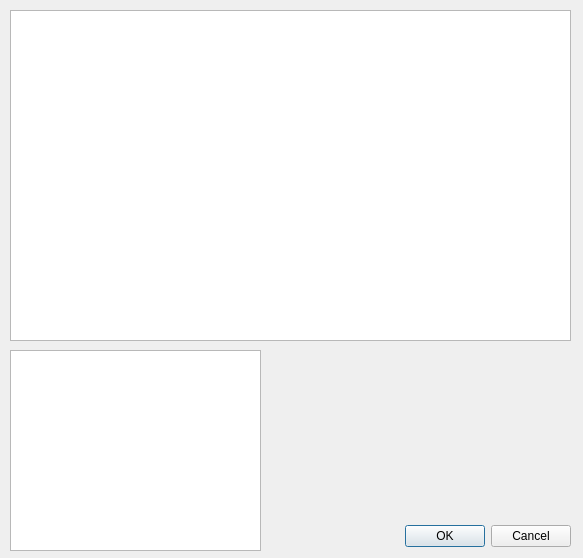
<?xml version="1.0" encoding="UTF-8"?>
<ui version="4.0">
 <class>przepis_polska_2</class>
 <widget class="QDialog" name="przepis_polska_2">
  <property name="geometry">
   <rect>
    <x>0</x>
    <y>0</y>
    <width>583</width>
    <height>558</height>
   </rect>
  </property>
  <property name="minimumSize">
   <size>
    <width>583</width>
    <height>558</height>
   </size>
  </property>
  <property name="maximumSize">
   <size>
    <width>583</width>
    <height>558</height>
   </size>
  </property>
  <property name="windowTitle">
   <string>Schabowy z kością</string>
  </property>
  <property name="styleSheet">
   <string notr="true">background-image: url(:/img/img/1.png);</string>
  </property>
  <widget class="QDialogButtonBox" name="buttonBox">
   <property name="geometry">
    <rect>
     <x>230</x>
     <y>520</y>
     <width>341</width>
     <height>32</height>
    </rect>
   </property>
   <property name="styleSheet">
    <string notr="true">font: 87 12pt &quot;Georgia Pro Cond Black&quot;;
background-image: url(:/img/img/baton.png);</string>
   </property>
   <property name="orientation">
    <enum>Qt::Horizontal</enum>
   </property>
   <property name="standardButtons">
    <set>QDialogButtonBox::Cancel|QDialogButtonBox::Ok</set>
   </property>
  </widget>
  <widget class="QTextBrowser" name="textBrowser">
   <property name="geometry">
    <rect>
     <x>10</x>
     <y>350</y>
     <width>251</width>
     <height>201</height>
    </rect>
   </property>
   <property name="styleSheet">
    <string notr="true">background-image: url(:/img/img/NAZWA.png);</string>
   </property>
   <property name="html">
    <string>&lt;!DOCTYPE HTML PUBLIC &quot;-//W3C//DTD HTML 4.0//EN&quot; &quot;http://www.w3.org/TR/REC-html40/strict.dtd&quot;&gt;
&lt;html&gt;&lt;head&gt;&lt;meta name=&quot;qrichtext&quot; content=&quot;1&quot; /&gt;&lt;style type=&quot;text/css&quot;&gt;
p, li { white-space: pre-wrap; }
&lt;/style&gt;&lt;/head&gt;&lt;body style=&quot; font-family:'MS Shell Dlg 2'; font-size:7.8pt; font-weight:400; font-style:normal;&quot;&gt;
&lt;p style=&quot; margin-top:0px; margin-bottom:0px; margin-left:0px; margin-right:0px; -qt-block-indent:0; text-indent:0px;&quot;&gt;&lt;span style=&quot; font-size:12pt; font-weight:600; color:#ffffff;&quot;&gt;SKŁADNIKI:&lt;/span&gt;&lt;/p&gt;
&lt;p style=&quot; margin-top:0px; margin-bottom:0px; margin-left:0px; margin-right:0px; -qt-block-indent:0; text-indent:0px;&quot;&gt;&lt;span style=&quot; color:#ffffff;&quot;&gt;około 500-600g kotletów schabowych z kością&lt;/span&gt;&lt;/p&gt;
&lt;p style=&quot; margin-top:0px; margin-bottom:0px; margin-left:0px; margin-right:0px; -qt-block-indent:0; text-indent:0px;&quot;&gt;&lt;span style=&quot; color:#ffffff;&quot;&gt;mąka do panierowania&lt;/span&gt;&lt;/p&gt;
&lt;p style=&quot; margin-top:0px; margin-bottom:0px; margin-left:0px; margin-right:0px; -qt-block-indent:0; text-indent:0px;&quot;&gt;&lt;span style=&quot; color:#ffffff;&quot;&gt;bułka tarta do panierowania&lt;/span&gt;&lt;/p&gt;
&lt;p style=&quot; margin-top:0px; margin-bottom:0px; margin-left:0px; margin-right:0px; -qt-block-indent:0; text-indent:0px;&quot;&gt;&lt;span style=&quot; color:#ffffff;&quot;&gt;2-3 jajka do panierowania roztrzepane&lt;/span&gt;&lt;/p&gt;
&lt;p style=&quot; margin-top:0px; margin-bottom:0px; margin-left:0px; margin-right:0px; -qt-block-indent:0; text-indent:0px;&quot;&gt;&lt;span style=&quot; color:#ffffff;&quot;&gt;mleko, plasterki cebuli, 2 ząbki czosnku i gałązka świeżego tymianku do marynowania&lt;/span&gt;&lt;/p&gt;
&lt;p style=&quot; margin-top:0px; margin-bottom:0px; margin-left:0px; margin-right:0px; -qt-block-indent:0; text-indent:0px;&quot;&gt;&lt;span style=&quot; color:#ffffff;&quot;&gt;sól i pieprz do smaku&lt;/span&gt;&lt;/p&gt;
&lt;p style=&quot; margin-top:0px; margin-bottom:0px; margin-left:0px; margin-right:0px; -qt-block-indent:0; text-indent:0px;&quot;&gt;&lt;span style=&quot; color:#ffffff;&quot;&gt;smalec do smażenia&lt;/span&gt;&lt;/p&gt;&lt;/body&gt;&lt;/html&gt;</string>
   </property>
  </widget>
  <widget class="QTextBrowser" name="textBrowser_2">
   <property name="geometry">
    <rect>
     <x>10</x>
     <y>10</y>
     <width>561</width>
     <height>331</height>
    </rect>
   </property>
   <property name="styleSheet">
    <string notr="true">background-image: url(:/img/img/NAZWA.png);</string>
   </property>
   <property name="html">
    <string>&lt;!DOCTYPE HTML PUBLIC &quot;-//W3C//DTD HTML 4.0//EN&quot; &quot;http://www.w3.org/TR/REC-html40/strict.dtd&quot;&gt;
&lt;html&gt;&lt;head&gt;&lt;meta name=&quot;qrichtext&quot; content=&quot;1&quot; /&gt;&lt;style type=&quot;text/css&quot;&gt;
p, li { white-space: pre-wrap; }
&lt;/style&gt;&lt;/head&gt;&lt;body style=&quot; font-family:'MS Shell Dlg 2'; font-size:7.8pt; font-weight:400; font-style:normal;&quot;&gt;
&lt;p style=&quot; margin-top:0px; margin-bottom:0px; margin-left:0px; margin-right:0px; -qt-block-indent:0; text-indent:0px;&quot;&gt;&lt;span style=&quot; font-size:12pt; font-weight:600; color:#ffffff;&quot;&gt;KOTLETY SCHABOWE Z KOŚCIĄ - PRZEPIS:&lt;/span&gt;&lt;/p&gt;
&lt;p style=&quot;-qt-paragraph-type:empty; margin-top:0px; margin-bottom:0px; margin-left:0px; margin-right:0px; -qt-block-indent:0; text-indent:0px; color:#ffffff;&quot;&gt;&lt;br /&gt;&lt;/p&gt;
&lt;p style=&quot; margin-top:0px; margin-bottom:0px; margin-left:0px; margin-right:0px; -qt-block-indent:0; text-indent:0px;&quot;&gt;&lt;span style=&quot; font-size:12pt; font-weight:600; color:#ffffff;&quot;&gt;Krok 1.&lt;/span&gt;&lt;/p&gt;
&lt;p style=&quot; margin-top:0px; margin-bottom:0px; margin-left:0px; margin-right:0px; -qt-block-indent:0; text-indent:0px;&quot;&gt;&lt;span style=&quot; color:#ffffff;&quot;&gt;Przy każdym kotlecie oczyścić kostkę z błonki. Kotlety schabowe naciąć na obwodzie w kilku miejscach, mięso lekko rozbić tłuczkiem, wyrobić nożem nadając owalny kształt, zwężający się koło kostki.&lt;/span&gt;&lt;/p&gt;
&lt;p style=&quot; margin-top:0px; margin-bottom:0px; margin-left:0px; margin-right:0px; -qt-block-indent:0; text-indent:0px;&quot;&gt;&lt;span style=&quot; color:#ffffff;&quot;&gt;Kotlety włożyć do miseczki, obłożyć plasterkami cebuli, dodać 2 ząbki czosnku i gałązkę tymianku. Posolić, oprószyć pieprzem i zalać mlekiem. Kotlety schabowe odstawić do lodówki do zamarynowania (najlepiej na całą noc.&lt;/span&gt;&lt;/p&gt;
&lt;p style=&quot; margin-top:0px; margin-bottom:0px; margin-left:0px; margin-right:0px; -qt-block-indent:0; text-indent:0px;&quot;&gt;&lt;span style=&quot; font-size:12pt; font-weight:600; color:#ffffff;&quot;&gt;krok 2.&lt;/span&gt;&lt;/p&gt;
&lt;p style=&quot; margin-top:0px; margin-bottom:0px; margin-left:0px; margin-right:0px; -qt-block-indent:0; text-indent:0px;&quot;&gt;&lt;span style=&quot; color:#ffffff;&quot;&gt;Zamarynowane kotlety wyjąć z mleka, osuszyć papierowym ręcznikiem, zostawić na chwilę, aby się ogrzały. Następnie posolić, oprószyć pieprzem . Kotlety schabowe z kością panierować najpierw w mące, następnie rozmąconym jajku i tartej bułce. Panierkę przycisnąć dłońmi lub przyklepać nożem.&lt;/span&gt;&lt;/p&gt;
&lt;p style=&quot; margin-top:0px; margin-bottom:0px; margin-left:0px; margin-right:0px; -qt-block-indent:0; text-indent:0px;&quot;&gt;&lt;span style=&quot; color:#ffffff;&quot;&gt;Kotlety schabowe smażyć na rozgrzanym smalcu, na dobrej nieprzywierającej patelni z grubym dnem z 2 stron na piękny złoty kolor. Patelnię zdjąć z ognia, na powrót włożyć usmażone kotlety, przykryć i odstawić na 10 minut (dzięki temu kotlety będą jeszcze delikatniejsze w środku) lub dopiec w piekarniku.&lt;/span&gt;&lt;/p&gt;
&lt;p style=&quot; margin-top:0px; margin-bottom:0px; margin-left:0px; margin-right:0px; -qt-block-indent:0; text-indent:0px;&quot;&gt;&lt;span style=&quot; color:#ffffff;&quot;&gt;Usmażone kotlety schabowe z kostką ułożyć na podłużnym półmisku, zwrócone kostkami w jedną stronę. Podawać z ziemniakami, kapustą kwaszoną, słodką zasmażaną, czerwoną albo buraczkami.&lt;/span&gt;&lt;/p&gt;
&lt;p style=&quot;-qt-paragraph-type:empty; margin-top:0px; margin-bottom:0px; margin-left:0px; margin-right:0px; -qt-block-indent:0; text-indent:0px; color:#ffffff;&quot;&gt;&lt;br /&gt;&lt;/p&gt;
&lt;p style=&quot; margin-top:0px; margin-bottom:0px; margin-left:0px; margin-right:0px; -qt-block-indent:0; text-indent:0px;&quot;&gt;&lt;span style=&quot; font-weight:600; color:#ffffff;&quot;&gt;Miłego gotowania!&lt;/span&gt;&lt;/p&gt;&lt;/body&gt;&lt;/html&gt;</string>
   </property>
  </widget>
 </widget>
 <resources/>
 <connections>
  <connection>
   <sender>buttonBox</sender>
   <signal>accepted()</signal>
   <receiver>przepis_polska_2</receiver>
   <slot>accept()</slot>
   <hints>
    <hint type="sourcelabel">
     <x>248</x>
     <y>254</y>
    </hint>
    <hint type="destinationlabel">
     <x>157</x>
     <y>274</y>
    </hint>
   </hints>
  </connection>
  <connection>
   <sender>buttonBox</sender>
   <signal>rejected()</signal>
   <receiver>przepis_polska_2</receiver>
   <slot>reject()</slot>
   <hints>
    <hint type="sourcelabel">
     <x>316</x>
     <y>260</y>
    </hint>
    <hint type="destinationlabel">
     <x>286</x>
     <y>274</y>
    </hint>
   </hints>
  </connection>
 </connections>
</ui>
